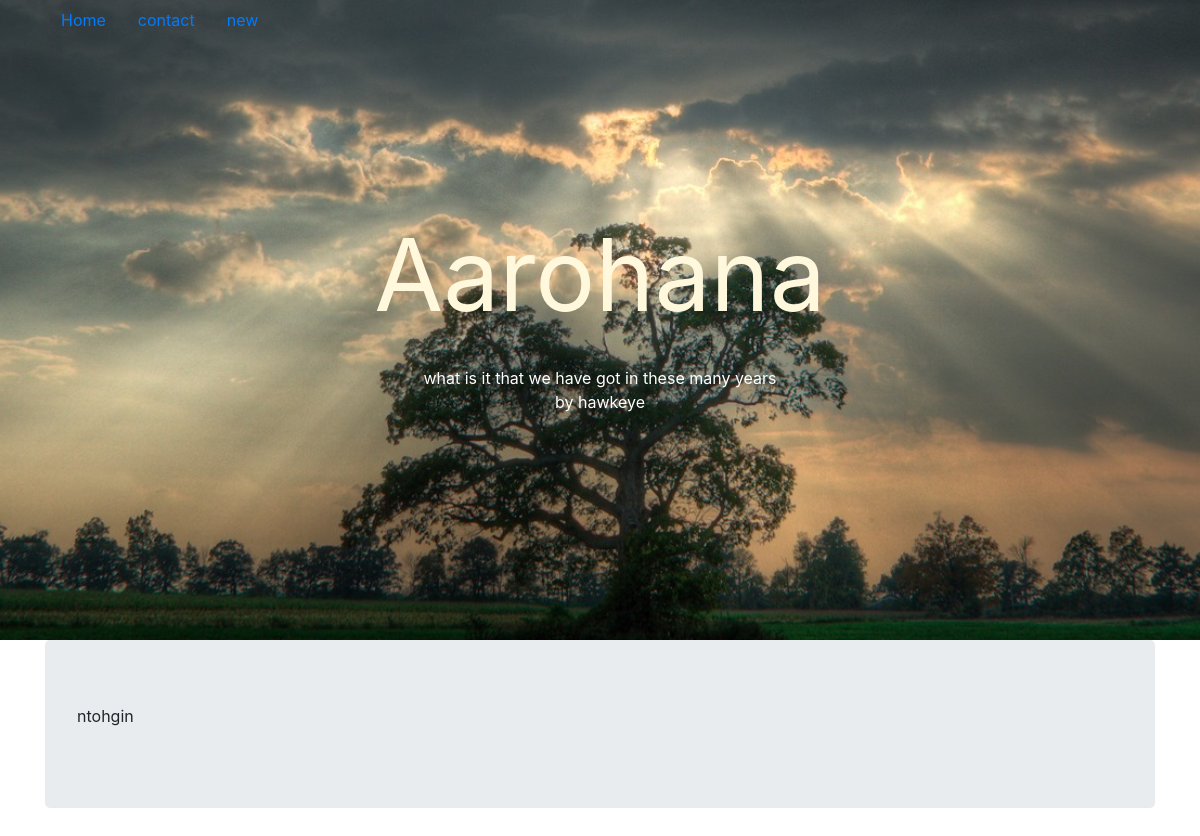
/posts/13/, run on the app's committed database.
### posts/models.py (models this page shows, shortened)
class post(models.Model):
    article_type = (
        ("POEM", "poem"),
        ("ARTICLE", "article"),
    )
    title = models.CharField("Title", max_length=250)
    content = models.TextField("Article")
    publish_date = models.DateTimeField(auto_now_add=True)
    updated = models.DateTimeField(auto_now_add=False, auto_now=True)
    author =  models.ForeignKey(User, related_name="blog_posts")
    post_image = models.FileField("Article_image", blank=True)
    article_type = models.CharField("Article Type", max_length=7, choices=article_type, default="POEM")
    class Meta:
        ordering = ["-publish_date"]

### posts/views.py (the view)
# urls.py: url(r'^(?P<pk>\d+)/$', post_detail, name="detail"),
def post_detail(request, pk):
    p = post.objects.get(pk=pk)
    return render(request, "posts/detail.html", {"post": p})

### posts/templates/posts/detail.html
{% extends "base.html" %}
{% load staticfiles %}
{% block headerimg %}
    {% if post.post_image %}
        <div class="header-img" style="background-size: cover; height: 80%; width:100%; background-attachment: fixed;background-image: url({{ post.post_image.url }}); background-position-x: center; background-position-y:-100px">
    {% else %}
        {{ block.super }}
    {% endif %}
{% endblock headerimg %}
    {% block author %}
            <div style="text-align: center;"><span style="color:white;">{{ post.title }}</span></div>
            <div style="text-align: center;"><span style="color:white;">by {{ post.author }}</span></div>
    {% endblock author %}
{% block content %}
<article class="article-content">
    <p style="white-space: pre-wrap;">{{ post.content }}</p>
</article>
{%  endblock content %}

### data on the page
post: title "what is it that we have got in these many years", author "hawkeye", content "ntohgin"
